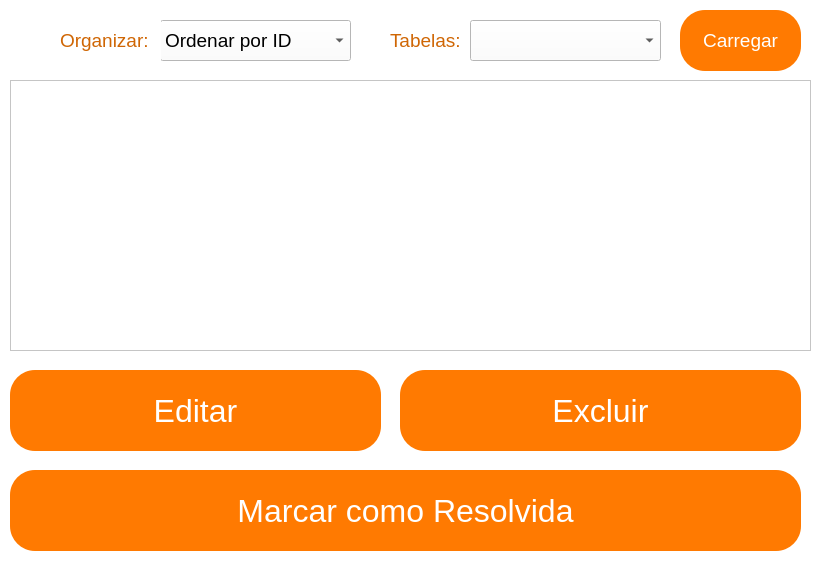
<?xml version="1.0" encoding="UTF-8"?>
<ui version="4.0">
 <class>Form</class>
 <widget class="QWidget" name="Form">
  <property name="geometry">
   <rect>
    <x>0</x>
    <y>0</y>
    <width>820</width>
    <height>564</height>
   </rect>
  </property>
  <property name="windowTitle">
   <string>Visualizar Tabelas</string>
  </property>
  <property name="styleSheet">
   <string notr="true">QWidget{

  background-color: #fff;
  color: #000;

  }

  QPushButton {

  border-radius: 25px;
  background-color: #ff7a01;
  color: white;
  }

  QLineEdit {

  border: 2px solid black;
  border-radius: 25px;
  background-color: white;
  color: black;

  }

  QPushButton:hover {

  border: 4px solid #854000;
  border-radius: 28px;
  background-color: #d36907;
  }

  QLineEdit:hover {

  border: 3px solid black;
  border-radius: 27px;

  }

  QLineEdit:focus {

  border: 5px solid black;
  border-radius: 27px;
  background-color: #C7C7C7;
  }

  QLabel {

  color:#cf6604;

  }
  </string>
  </property>
  <widget class="QTableWidget" name="tbl_dados">
   <property name="geometry">
    <rect>
     <x>10</x>
     <y>80</y>
     <width>801</width>
     <height>271</height>
    </rect>
   </property>
   <property name="font">
    <font>
     <family>Tw Cen MT</family>
     <pointsize>12</pointsize>
    </font>
   </property>
   <property name="cursor" stdset="0">
    <cursorShape>ArrowCursor</cursorShape>
   </property>
   <property name="autoFillBackground">
    <bool>false</bool>
   </property>
   <property name="frameShape">
    <enum>QFrame::StyledPanel</enum>
   </property>
   <property name="frameShadow">
    <enum>QFrame::Sunken</enum>
   </property>
   <property name="sizeAdjustPolicy">
    <enum>QAbstractScrollArea::AdjustToContentsOnFirstShow</enum>
   </property>
   <property name="autoScroll">
    <bool>true</bool>
   </property>
   <property name="editTriggers">
    <set>QAbstractItemView::NoEditTriggers</set>
   </property>
   <property name="dragEnabled">
    <bool>true</bool>
   </property>
   <property name="dragDropMode">
    <enum>QAbstractItemView::NoDragDrop</enum>
   </property>
   <property name="alternatingRowColors">
    <bool>false</bool>
   </property>
   <property name="selectionMode">
    <enum>QAbstractItemView::SingleSelection</enum>
   </property>
   <property name="selectionBehavior">
    <enum>QAbstractItemView::SelectRows</enum>
   </property>
   <property name="sortingEnabled">
    <bool>true</bool>
   </property>
   <property name="wordWrap">
    <bool>true</bool>
   </property>
   <property name="cornerButtonEnabled">
    <bool>true</bool>
   </property>
   <attribute name="horizontalHeaderVisible">
    <bool>true</bool>
   </attribute>
  </widget>
  <widget class="QPushButton" name="btn_excluir">
   <property name="geometry">
    <rect>
     <x>400</x>
     <y>370</y>
     <width>401</width>
     <height>81</height>
    </rect>
   </property>
   <property name="font">
    <font>
     <family>Segoe UI</family>
     <pointsize>24</pointsize>
    </font>
   </property>
   <property name="cursor">
    <cursorShape>PointingHandCursor</cursorShape>
   </property>
   <property name="text">
    <string>Excluir</string>
   </property>
  </widget>
  <widget class="QPushButton" name="btn_editar">
   <property name="geometry">
    <rect>
     <x>10</x>
     <y>370</y>
     <width>371</width>
     <height>81</height>
    </rect>
   </property>
   <property name="font">
    <font>
     <family>Segoe UI</family>
     <pointsize>24</pointsize>
    </font>
   </property>
   <property name="cursor">
    <cursorShape>PointingHandCursor</cursorShape>
   </property>
   <property name="text">
    <string>Editar</string>
   </property>
  </widget>
  <widget class="QLabel" name="label">
   <property name="geometry">
    <rect>
     <x>390</x>
     <y>20</y>
     <width>141</width>
     <height>41</height>
    </rect>
   </property>
   <property name="font">
    <font>
     <family>Segoe UI</family>
     <pointsize>14</pointsize>
     <weight>50</weight>
     <bold>false</bold>
    </font>
   </property>
   <property name="text">
    <string>Tabelas:</string>
   </property>
  </widget>
  <widget class="QPushButton" name="btn_resolvida">
   <property name="geometry">
    <rect>
     <x>10</x>
     <y>470</y>
     <width>791</width>
     <height>81</height>
    </rect>
   </property>
   <property name="font">
    <font>
     <family>Segoe UI</family>
     <pointsize>24</pointsize>
    </font>
   </property>
   <property name="cursor">
    <cursorShape>PointingHandCursor</cursorShape>
   </property>
   <property name="text">
    <string>Marcar como Resolvida</string>
   </property>
  </widget>
  <widget class="QComboBox" name="cmb_ordenacao">
   <property name="geometry">
    <rect>
     <x>160</x>
     <y>20</y>
     <width>191</width>
     <height>41</height>
    </rect>
   </property>
   <property name="font">
    <font>
     <family>Segoe UI</family>
     <pointsize>14</pointsize>
    </font>
   </property>
   <property name="cursor">
    <cursorShape>PointingHandCursor</cursorShape>
   </property>
   <item>
    <property name="text">
     <string>Ordenar por ID</string>
    </property>
   </item>
   <item>
    <property name="text">
     <string>Ordenar por Peso</string>
    </property>
   </item>
  </widget>
  <widget class="QComboBox" name="cmb_tabelas">
   <property name="geometry">
    <rect>
     <x>470</x>
     <y>20</y>
     <width>191</width>
     <height>41</height>
    </rect>
   </property>
   <property name="font">
    <font>
     <family>Segoe UI</family>
     <pointsize>14</pointsize>
    </font>
   </property>
   <property name="cursor">
    <cursorShape>PointingHandCursor</cursorShape>
   </property>
  </widget>
  <widget class="QPushButton" name="btn_carregar">
   <property name="geometry">
    <rect>
     <x>680</x>
     <y>10</y>
     <width>121</width>
     <height>61</height>
    </rect>
   </property>
   <property name="font">
    <font>
     <family>Segoe UI</family>
     <pointsize>14</pointsize>
    </font>
   </property>
   <property name="cursor">
    <cursorShape>PointingHandCursor</cursorShape>
   </property>
   <property name="text">
    <string>Carregar</string>
   </property>
  </widget>
  <widget class="QLabel" name="label_3">
   <property name="geometry">
    <rect>
     <x>60</x>
     <y>20</y>
     <width>101</width>
     <height>41</height>
    </rect>
   </property>
   <property name="font">
    <font>
     <family>Segoe UI</family>
     <pointsize>14</pointsize>
     <weight>50</weight>
     <bold>false</bold>
    </font>
   </property>
   <property name="text">
    <string>Organizar:</string>
   </property>
  </widget>
  <widget class="QLabel" name="label_2">
   <property name="geometry">
    <rect>
     <x>10</x>
     <y>10</y>
     <width>41</width>
     <height>51</height>
    </rect>
   </property>
   <property name="layoutDirection">
    <enum>Qt::LeftToRight</enum>
   </property>
   <property name="text">
    <string/>
   </property>
   <property name="pixmap">
    <pixmap>IMAGEM/Lminilogo.png</pixmap>
   </property>
   <property name="scaledContents">
    <bool>true</bool>
   </property>
   <property name="alignment">
    <set>Qt::AlignCenter</set>
   </property>
  </widget>
 </widget>
 <resources/>
 <connections/>
</ui>
